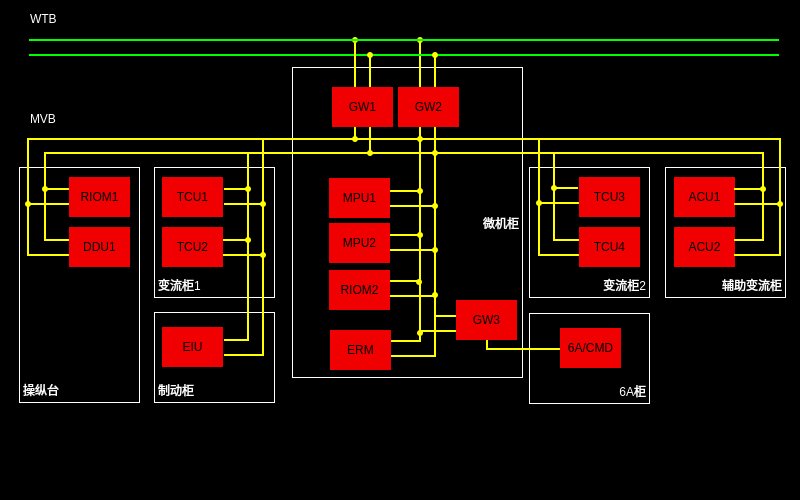
<?xml version="1.0" encoding="UTF-8"?>
<ui version="4.0">
 <class>DeviceDataNetwork</class>
 <widget class="QWidget" name="DeviceDataNetwork">
  <property name="geometry">
   <rect>
    <x>0</x>
    <y>0</y>
    <width>800</width>
    <height>500</height>
   </rect>
  </property>
  <property name="windowTitle">
   <string>Form</string>
  </property>
  <property name="styleSheet">
   <string notr="true">QWidget
{
	background-color: black;
}
QPushButton
{
	font:14px;
    color: rgb(0,0,0);
	background-color: rgb(0, 255, 0);
	border-top: 2px solid white;	
	border-left: 2px solid white;
}
QLabel
{
color:black;
background-color:rgb(240,0,0);
}
</string>
  </property>
  <widget class="QLabel" name="LBL_MVB_11">
   <property name="geometry">
    <rect>
     <x>421</x>
     <y>330</y>
     <width>35</width>
     <height>2</height>
    </rect>
   </property>
   <property name="styleSheet">
    <string notr="true">background-color:rgb(255,255,0);</string>
   </property>
   <property name="text">
    <string/>
   </property>
  </widget>
  <widget class="QLabel" name="LBL_MVB_16">
   <property name="geometry">
    <rect>
     <x>224</x>
     <y>354</y>
     <width>40</width>
     <height>2</height>
    </rect>
   </property>
   <property name="styleSheet">
    <string notr="true">background-color:rgb(255,255,0);</string>
   </property>
   <property name="text">
    <string/>
   </property>
  </widget>
  <widget class="QLabel" name="LBL_MVB_42">
   <property name="geometry">
    <rect>
     <x>352</x>
     <y>37</y>
     <width>6</width>
     <height>6</height>
    </rect>
   </property>
   <property name="styleSheet">
    <string notr="true">background-color: rgb(255, 255, 0);
border-radius:3px ;</string>
   </property>
   <property name="text">
    <string/>
   </property>
  </widget>
  <widget class="QLabel" name="LBL_MVB_3">
   <property name="geometry">
    <rect>
     <x>44</x>
     <y>152</y>
     <width>720</width>
     <height>2</height>
    </rect>
   </property>
   <property name="styleSheet">
    <string notr="true">background-color:rgb(255,255,0);</string>
   </property>
   <property name="text">
    <string/>
   </property>
  </widget>
  <widget class="QLabel" name="LBL_MVB_27">
   <property name="geometry">
    <rect>
     <x>553</x>
     <y>187</y>
     <width>25</width>
     <height>2</height>
    </rect>
   </property>
   <property name="styleSheet">
    <string notr="true">background-color:rgb(255,255,0);</string>
   </property>
   <property name="text">
    <string/>
   </property>
  </widget>
  <widget class="QLabel" name="LBL_MVB_10">
   <property name="geometry">
    <rect>
     <x>436</x>
     <y>315</y>
     <width>20</width>
     <height>2</height>
    </rect>
   </property>
   <property name="styleSheet">
    <string notr="true">background-color:rgb(255,255,0);</string>
   </property>
   <property name="text">
    <string/>
   </property>
  </widget>
  <widget class="QLabel" name="LBL_MVB_67">
   <property name="geometry">
    <rect>
     <x>417</x>
     <y>37</y>
     <width>6</width>
     <height>6</height>
    </rect>
   </property>
   <property name="styleSheet">
    <string notr="true">background-color: rgb(255, 255, 0);
border-radius:3px ;</string>
   </property>
   <property name="text">
    <string/>
   </property>
  </widget>
  <widget class="QLabel" name="LBL_MVB_65">
   <property name="geometry">
    <rect>
     <x>419</x>
     <y>42</y>
     <width>2</width>
     <height>300</height>
    </rect>
   </property>
   <property name="styleSheet">
    <string notr="true">background-color: rgb(255, 255, 0);</string>
   </property>
   <property name="text">
    <string/>
   </property>
  </widget>
  <widget class="QLabel" name="LBL_WTB_B">
   <property name="geometry">
    <rect>
     <x>29</x>
     <y>54</y>
     <width>750</width>
     <height>2</height>
    </rect>
   </property>
   <property name="styleSheet">
    <string notr="true">background-color:rgb(0,255,0);</string>
   </property>
   <property name="text">
    <string/>
   </property>
  </widget>
  <widget class="QLabel" name="LBL_TCU3">
   <property name="geometry">
    <rect>
     <x>579</x>
     <y>177</y>
     <width>61</width>
     <height>40</height>
    </rect>
   </property>
   <property name="text">
    <string>TCU3</string>
   </property>
   <property name="alignment">
    <set>Qt::AlignCenter</set>
   </property>
  </widget>
  <widget class="QLabel" name="LBL_MVB_56">
   <property name="geometry">
    <rect>
     <x>432</x>
     <y>292</y>
     <width>6</width>
     <height>6</height>
    </rect>
   </property>
   <property name="styleSheet">
    <string notr="true">background-color: rgb(255, 255, 0);
border-radius:3px ;</string>
   </property>
   <property name="text">
    <string/>
   </property>
  </widget>
  <widget class="QLabel" name="Border_acu">
   <property name="geometry">
    <rect>
     <x>665</x>
     <y>167</y>
     <width>121</width>
     <height>131</height>
    </rect>
   </property>
   <property name="styleSheet">
    <string notr="true">background-color: rgb(0, 0, 0);
border:1px solid white;
color:white;</string>
   </property>
   <property name="text">
    <string>辅助变流柜</string>
   </property>
   <property name="alignment">
    <set>Qt::AlignBottom|Qt::AlignRight|Qt::AlignTrailing</set>
   </property>
  </widget>
  <widget class="QLabel" name="Border_6A">
   <property name="geometry">
    <rect>
     <x>529</x>
     <y>313</y>
     <width>121</width>
     <height>91</height>
    </rect>
   </property>
   <property name="styleSheet">
    <string notr="true">background-color: rgb(0, 0, 0);
border:1px solid white;
color:white;</string>
   </property>
   <property name="text">
    <string>6A柜</string>
   </property>
   <property name="alignment">
    <set>Qt::AlignBottom|Qt::AlignRight|Qt::AlignTrailing</set>
   </property>
  </widget>
  <widget class="QLabel" name="LBL_BCU">
   <property name="geometry">
    <rect>
     <x>162</x>
     <y>327</y>
     <width>61</width>
     <height>40</height>
    </rect>
   </property>
   <property name="text">
    <string>EIU</string>
   </property>
   <property name="alignment">
    <set>Qt::AlignCenter</set>
   </property>
  </widget>
  <widget class="QLabel" name="LBL_MVB_57">
   <property name="geometry">
    <rect>
     <x>486</x>
     <y>340</y>
     <width>2</width>
     <height>10</height>
    </rect>
   </property>
   <property name="styleSheet">
    <string notr="true">background-color: rgb(255, 255, 0);</string>
   </property>
   <property name="text">
    <string/>
   </property>
  </widget>
  <widget class="QLabel" name="LBL_MVB_28">
   <property name="geometry">
    <rect>
     <x>539</x>
     <y>254</y>
     <width>40</width>
     <height>2</height>
    </rect>
   </property>
   <property name="styleSheet">
    <string notr="true">background-color:rgb(255,255,0);</string>
   </property>
   <property name="text">
    <string/>
   </property>
  </widget>
  <widget class="QLabel" name="LBL_MVB_36">
   <property name="geometry">
    <rect>
     <x>262</x>
     <y>138</y>
     <width>2</width>
     <height>217</height>
    </rect>
   </property>
   <property name="styleSheet">
    <string notr="true">background-color: rgb(255, 255, 0);</string>
   </property>
   <property name="text">
    <string/>
   </property>
  </widget>
  <widget class="QLabel" name="LBL_MVB_60">
   <property name="geometry">
    <rect>
     <x>536</x>
     <y>200</y>
     <width>6</width>
     <height>6</height>
    </rect>
   </property>
   <property name="styleSheet">
    <string notr="true">background-color: rgb(255, 255, 0);
border-radius:3px ;</string>
   </property>
   <property name="text">
    <string/>
   </property>
  </widget>
  <widget class="QLabel" name="Border_BCU">
   <property name="geometry">
    <rect>
     <x>154</x>
     <y>312</y>
     <width>121</width>
     <height>91</height>
    </rect>
   </property>
   <property name="styleSheet">
    <string notr="true">background-color: rgb(0, 0, 0);
border:1px solid white;
color:white;</string>
   </property>
   <property name="text">
    <string>制动柜</string>
   </property>
   <property name="alignment">
    <set>Qt::AlignBottom|Qt::AlignLeading|Qt::AlignLeft</set>
   </property>
  </widget>
  <widget class="QLabel" name="LBL_ACU1">
   <property name="geometry">
    <rect>
     <x>674</x>
     <y>177</y>
     <width>61</width>
     <height>40</height>
    </rect>
   </property>
   <property name="text">
    <string>ACU1</string>
   </property>
   <property name="alignment">
    <set>Qt::AlignCenter</set>
   </property>
  </widget>
  <widget class="QLabel" name="LBL_MVB_15">
   <property name="geometry">
    <rect>
     <x>223</x>
     <y>254</y>
     <width>40</width>
     <height>2</height>
    </rect>
   </property>
   <property name="styleSheet">
    <string notr="true">background-color:rgb(255,255,0);</string>
   </property>
   <property name="text">
    <string/>
   </property>
  </widget>
  <widget class="QLabel" name="LBL_MVB_20">
   <property name="geometry">
    <rect>
     <x>44</x>
     <y>188</y>
     <width>25</width>
     <height>2</height>
    </rect>
   </property>
   <property name="styleSheet">
    <string notr="true">background-color:rgb(255,255,0);</string>
   </property>
   <property name="text">
    <string/>
   </property>
  </widget>
  <widget class="QLabel" name="LBL_MVB_9">
   <property name="geometry">
    <rect>
     <x>390</x>
     <y>355</y>
     <width>45</width>
     <height>2</height>
    </rect>
   </property>
   <property name="styleSheet">
    <string notr="true">background-color:rgb(255,255,0);</string>
   </property>
   <property name="text">
    <string/>
   </property>
  </widget>
  <widget class="QLabel" name="Border_TCU34">
   <property name="geometry">
    <rect>
     <x>529</x>
     <y>167</y>
     <width>121</width>
     <height>131</height>
    </rect>
   </property>
   <property name="styleSheet">
    <string notr="true">background-color: rgb(0, 0, 0);
border:1px solid white;
color:white;</string>
   </property>
   <property name="text">
    <string>变流柜2</string>
   </property>
   <property name="alignment">
    <set>Qt::AlignBottom|Qt::AlignRight|Qt::AlignTrailing</set>
   </property>
  </widget>
  <widget class="QLabel" name="LBL_MVB_31">
   <property name="geometry">
    <rect>
     <x>354</x>
     <y>43</y>
     <width>2</width>
     <height>97</height>
    </rect>
   </property>
   <property name="styleSheet">
    <string notr="true">background-color: rgb(255, 255, 0);</string>
   </property>
   <property name="text">
    <string/>
   </property>
  </widget>
  <widget class="QLabel" name="LBL_GW1">
   <property name="geometry">
    <rect>
     <x>332</x>
     <y>87</y>
     <width>61</width>
     <height>40</height>
    </rect>
   </property>
   <property name="text">
    <string>GW1</string>
   </property>
   <property name="alignment">
    <set>Qt::AlignCenter</set>
   </property>
  </widget>
  <widget class="QLabel" name="LBL_MVB_40">
   <property name="geometry">
    <rect>
     <x>779</x>
     <y>138</y>
     <width>2</width>
     <height>118</height>
    </rect>
   </property>
   <property name="styleSheet">
    <string notr="true">background-color: rgb(255, 255, 0);</string>
   </property>
   <property name="text">
    <string/>
   </property>
  </widget>
  <widget class="QLabel" name="LBL_WTB_A">
   <property name="geometry">
    <rect>
     <x>29</x>
     <y>39</y>
     <width>750</width>
     <height>2</height>
    </rect>
   </property>
   <property name="styleSheet">
    <string notr="true">background-color:rgb(0,255,0);</string>
   </property>
   <property name="text">
    <string/>
   </property>
  </widget>
  <widget class="QLabel" name="LBL_MVB_14">
   <property name="geometry">
    <rect>
     <x>223</x>
     <y>239</y>
     <width>25</width>
     <height>2</height>
    </rect>
   </property>
   <property name="styleSheet">
    <string notr="true">background-color:rgb(255,255,0);</string>
   </property>
   <property name="text">
    <string/>
   </property>
  </widget>
  <widget class="QLabel" name="LBL_MVB_48">
   <property name="geometry">
    <rect>
     <x>260</x>
     <y>252</y>
     <width>6</width>
     <height>6</height>
    </rect>
   </property>
   <property name="styleSheet">
    <string notr="true">background-color: rgb(255, 255, 0);
border-radius:3px ;</string>
   </property>
   <property name="text">
    <string/>
   </property>
  </widget>
  <widget class="QLabel" name="LBL_MVB_35">
   <property name="geometry">
    <rect>
     <x>247</x>
     <y>153</y>
     <width>2</width>
     <height>187</height>
    </rect>
   </property>
   <property name="styleSheet">
    <string notr="true">background-color: rgb(255, 255, 0);</string>
   </property>
   <property name="text">
    <string/>
   </property>
  </widget>
  <widget class="QLabel" name="LBL_ACU2">
   <property name="geometry">
    <rect>
     <x>674</x>
     <y>227</y>
     <width>61</width>
     <height>40</height>
    </rect>
   </property>
   <property name="text">
    <string>ACU2</string>
   </property>
   <property name="alignment">
    <set>Qt::AlignCenter</set>
   </property>
  </widget>
  <widget class="QLabel" name="LBL_MVB_33">
   <property name="geometry">
    <rect>
     <x>432</x>
     <y>52</y>
     <width>6</width>
     <height>6</height>
    </rect>
   </property>
   <property name="styleSheet">
    <string notr="true">background-color: rgb(255, 255, 0);
border-radius:3px ;</string>
   </property>
   <property name="text">
    <string/>
   </property>
  </widget>
  <widget class="QLabel" name="LBL_MVB_51">
   <property name="geometry">
    <rect>
     <x>417</x>
     <y>188</y>
     <width>6</width>
     <height>6</height>
    </rect>
   </property>
   <property name="styleSheet">
    <string notr="true">background-color: rgb(255, 255, 0);
border-radius:3px ;</string>
   </property>
   <property name="text">
    <string/>
   </property>
  </widget>
  <widget class="QLabel" name="LBL_MVB_44">
   <property name="geometry">
    <rect>
     <x>42</x>
     <y>186</y>
     <width>6</width>
     <height>6</height>
    </rect>
   </property>
   <property name="styleSheet">
    <string notr="true">background-color: rgb(255, 255, 0);
border-radius:3px ;</string>
   </property>
   <property name="text">
    <string/>
   </property>
  </widget>
  <widget class="QLabel" name="LBL_MVB_6">
   <property name="geometry">
    <rect>
     <x>390</x>
     <y>234</y>
     <width>30</width>
     <height>2</height>
    </rect>
   </property>
   <property name="styleSheet">
    <string notr="true">background-color:rgb(255,255,0);</string>
   </property>
   <property name="text">
    <string/>
   </property>
  </widget>
  <widget class="QLabel" name="LBL_MVB_62">
   <property name="geometry">
    <rect>
     <x>777</x>
     <y>201</y>
     <width>6</width>
     <height>6</height>
    </rect>
   </property>
   <property name="styleSheet">
    <string notr="true">background-color: rgb(255, 255, 0);
border-radius:3px ;</string>
   </property>
   <property name="text">
    <string/>
   </property>
  </widget>
  <widget class="QLabel" name="LBL_MVB_46">
   <property name="geometry">
    <rect>
     <x>245</x>
     <y>186</y>
     <width>6</width>
     <height>6</height>
    </rect>
   </property>
   <property name="styleSheet">
    <string notr="true">background-color: rgb(255, 255, 0);
border-radius:3px ;</string>
   </property>
   <property name="text">
    <string/>
   </property>
  </widget>
  <widget class="QLabel" name="LBL_MVB_37">
   <property name="geometry">
    <rect>
     <x>44</x>
     <y>153</y>
     <width>2</width>
     <height>88</height>
    </rect>
   </property>
   <property name="styleSheet">
    <string notr="true">background-color: rgb(255, 255, 0);</string>
   </property>
   <property name="text">
    <string/>
   </property>
  </widget>
  <widget class="QLabel" name="LBL_MVB_25">
   <property name="geometry">
    <rect>
     <x>734</x>
     <y>203</y>
     <width>47</width>
     <height>2</height>
    </rect>
   </property>
   <property name="styleSheet">
    <string notr="true">background-color:rgb(255,255,0);</string>
   </property>
   <property name="text">
    <string/>
   </property>
  </widget>
  <widget class="QLabel" name="LBL_MVB_4">
   <property name="geometry">
    <rect>
     <x>390</x>
     <y>190</y>
     <width>30</width>
     <height>2</height>
    </rect>
   </property>
   <property name="styleSheet">
    <string notr="true">background-color:rgb(255,255,0);</string>
   </property>
   <property name="text">
    <string/>
   </property>
  </widget>
  <widget class="QLabel" name="LBL_TCU1">
   <property name="geometry">
    <rect>
     <x>162</x>
     <y>177</y>
     <width>61</width>
     <height>40</height>
    </rect>
   </property>
   <property name="text">
    <string>TCU1</string>
   </property>
   <property name="alignment">
    <set>Qt::AlignCenter</set>
   </property>
  </widget>
  <widget class="QLabel" name="LBL_MVB_49">
   <property name="geometry">
    <rect>
     <x>245</x>
     <y>237</y>
     <width>6</width>
     <height>6</height>
    </rect>
   </property>
   <property name="styleSheet">
    <string notr="true">background-color: rgb(255, 255, 0);
border-radius:3px ;</string>
   </property>
   <property name="text">
    <string/>
   </property>
  </widget>
  <widget class="QLabel" name="LBL_MVB_53">
   <property name="geometry">
    <rect>
     <x>367</x>
     <y>52</y>
     <width>6</width>
     <height>6</height>
    </rect>
   </property>
   <property name="styleSheet">
    <string notr="true">background-color: rgb(255, 255, 0);
border-radius:3px ;</string>
   </property>
   <property name="text">
    <string/>
   </property>
  </widget>
  <widget class="QLabel" name="LBL_RIOM2">
   <property name="geometry">
    <rect>
     <x>329</x>
     <y>270</y>
     <width>61</width>
     <height>40</height>
    </rect>
   </property>
   <property name="text">
    <string>RIOM2</string>
   </property>
   <property name="alignment">
    <set>Qt::AlignCenter</set>
   </property>
  </widget>
  <widget class="QLabel" name="LBL_MPU1">
   <property name="geometry">
    <rect>
     <x>329</x>
     <y>178</y>
     <width>61</width>
     <height>40</height>
    </rect>
   </property>
   <property name="text">
    <string>MPU1</string>
   </property>
   <property name="alignment">
    <set>Qt::AlignCenter</set>
   </property>
  </widget>
  <widget class="QLabel" name="LBL_MVB_58">
   <property name="geometry">
    <rect>
     <x>369</x>
     <y>56</y>
     <width>2</width>
     <height>95</height>
    </rect>
   </property>
   <property name="styleSheet">
    <string notr="true">background-color: rgb(255, 255, 0);</string>
   </property>
   <property name="text">
    <string/>
   </property>
  </widget>
  <widget class="QLabel" name="LBL_MVB_30">
   <property name="geometry">
    <rect>
     <x>486</x>
     <y>348</y>
     <width>75</width>
     <height>2</height>
    </rect>
   </property>
   <property name="styleSheet">
    <string notr="true">background-color:rgb(255,255,0);</string>
   </property>
   <property name="text">
    <string/>
   </property>
  </widget>
  <widget class="QLabel" name="LBL_GW3">
   <property name="geometry">
    <rect>
     <x>456</x>
     <y>300</y>
     <width>61</width>
     <height>40</height>
    </rect>
   </property>
   <property name="text">
    <string>GW3</string>
   </property>
   <property name="alignment">
    <set>Qt::AlignCenter</set>
   </property>
  </widget>
  <widget class="QLabel" name="Border_TCU12">
   <property name="geometry">
    <rect>
     <x>154</x>
     <y>167</y>
     <width>121</width>
     <height>131</height>
    </rect>
   </property>
   <property name="styleSheet">
    <string notr="true">background-color: rgb(0, 0, 0);
border:1px solid white;
color:white;</string>
   </property>
   <property name="text">
    <string>变流柜1</string>
   </property>
   <property name="alignment">
    <set>Qt::AlignBottom|Qt::AlignLeading|Qt::AlignLeft</set>
   </property>
  </widget>
  <widget class="QLabel" name="LBL_MVB_17">
   <property name="geometry">
    <rect>
     <x>224</x>
     <y>339</y>
     <width>25</width>
     <height>2</height>
    </rect>
   </property>
   <property name="styleSheet">
    <string notr="true">background-color:rgb(255,255,0);</string>
   </property>
   <property name="text">
    <string/>
   </property>
  </widget>
  <widget class="QLabel" name="LBL_MVB_66">
   <property name="geometry">
    <rect>
     <x>434</x>
     <y>57</y>
     <width>2</width>
     <height>300</height>
    </rect>
   </property>
   <property name="styleSheet">
    <string notr="true">background-color: rgb(255, 255, 0);</string>
   </property>
   <property name="text">
    <string/>
   </property>
  </widget>
  <widget class="QLabel" name="LBL_MVB_38">
   <property name="geometry">
    <rect>
     <x>27</x>
     <y>138</y>
     <width>2</width>
     <height>118</height>
    </rect>
   </property>
   <property name="styleSheet">
    <string notr="true">background-color: rgb(255, 255, 0);</string>
   </property>
   <property name="text">
    <string/>
   </property>
  </widget>
  <widget class="QLabel" name="LBL_MVB_41">
   <property name="geometry">
    <rect>
     <x>553</x>
     <y>153</y>
     <width>2</width>
     <height>88</height>
    </rect>
   </property>
   <property name="styleSheet">
    <string notr="true">background-color: rgb(255, 255, 0);</string>
   </property>
   <property name="text">
    <string/>
   </property>
  </widget>
  <widget class="QLabel" name="LBL_MVB_7">
   <property name="geometry">
    <rect>
     <x>390</x>
     <y>249</y>
     <width>45</width>
     <height>2</height>
    </rect>
   </property>
   <property name="styleSheet">
    <string notr="true">background-color:rgb(255,255,0);</string>
   </property>
   <property name="text">
    <string/>
   </property>
  </widget>
  <widget class="QLabel" name="LBL_MVB_45">
   <property name="geometry">
    <rect>
     <x>25</x>
     <y>201</y>
     <width>6</width>
     <height>6</height>
    </rect>
   </property>
   <property name="styleSheet">
    <string notr="true">background-color: rgb(255, 255, 0);
border-radius:3px ;</string>
   </property>
   <property name="text">
    <string/>
   </property>
  </widget>
  <widget class="QLabel" name="LBL_MVB_2">
   <property name="geometry">
    <rect>
     <x>29</x>
     <y>138</y>
     <width>750</width>
     <height>2</height>
    </rect>
   </property>
   <property name="styleSheet">
    <string notr="true">background-color:rgb(255,255,0);</string>
   </property>
   <property name="text">
    <string/>
   </property>
  </widget>
  <widget class="QLabel" name="Border_Cab">
   <property name="geometry">
    <rect>
     <x>19</x>
     <y>167</y>
     <width>121</width>
     <height>236</height>
    </rect>
   </property>
   <property name="styleSheet">
    <string notr="true">background-color: rgb(0, 0, 0);
border:1px solid white;
color:white;</string>
   </property>
   <property name="text">
    <string>操纵台</string>
   </property>
   <property name="alignment">
    <set>Qt::AlignBottom|Qt::AlignLeading|Qt::AlignLeft</set>
   </property>
  </widget>
  <widget class="QLabel" name="LBL_MVB_43">
   <property name="geometry">
    <rect>
     <x>538</x>
     <y>138</y>
     <width>2</width>
     <height>118</height>
    </rect>
   </property>
   <property name="styleSheet">
    <string notr="true">background-color: rgb(255, 255, 0);</string>
   </property>
   <property name="text">
    <string/>
   </property>
  </widget>
  <widget class="QLabel" name="LBL_MVB_18">
   <property name="geometry">
    <rect>
     <x>27</x>
     <y>254</y>
     <width>42</width>
     <height>2</height>
    </rect>
   </property>
   <property name="styleSheet">
    <string notr="true">background-color:rgb(255,255,0);</string>
   </property>
   <property name="text">
    <string/>
   </property>
  </widget>
  <widget class="QLabel" name="LBL_MVB_63">
   <property name="geometry">
    <rect>
     <x>352</x>
     <y>136</y>
     <width>6</width>
     <height>6</height>
    </rect>
   </property>
   <property name="styleSheet">
    <string notr="true">background-color: rgb(255, 255, 0);
border-radius:3px ;</string>
   </property>
   <property name="text">
    <string/>
   </property>
  </widget>
  <widget class="QLabel" name="LBL_MVB_50">
   <property name="geometry">
    <rect>
     <x>432</x>
     <y>203</y>
     <width>6</width>
     <height>6</height>
    </rect>
   </property>
   <property name="styleSheet">
    <string notr="true">background-color: rgb(255, 255, 0);
border-radius:3px ;</string>
   </property>
   <property name="text">
    <string/>
   </property>
  </widget>
  <widget class="QLabel" name="LBL_CMD">
   <property name="geometry">
    <rect>
     <x>560</x>
     <y>328</y>
     <width>61</width>
     <height>40</height>
    </rect>
   </property>
   <property name="text">
    <string>6A/CMD</string>
   </property>
   <property name="alignment">
    <set>Qt::AlignCenter</set>
   </property>
  </widget>
  <widget class="QLabel" name="LBL_DDU">
   <property name="geometry">
    <rect>
     <x>69</x>
     <y>227</y>
     <width>61</width>
     <height>40</height>
    </rect>
   </property>
   <property name="text">
    <string>DDU1</string>
   </property>
   <property name="alignment">
    <set>Qt::AlignCenter</set>
   </property>
  </widget>
  <widget class="QLabel" name="LBL_MVB_12">
   <property name="geometry">
    <rect>
     <x>224</x>
     <y>188</y>
     <width>25</width>
     <height>2</height>
    </rect>
   </property>
   <property name="styleSheet">
    <string notr="true">background-color:rgb(255,255,0);</string>
   </property>
   <property name="text">
    <string/>
   </property>
  </widget>
  <widget class="QLabel" name="LBL_MVB_47">
   <property name="geometry">
    <rect>
     <x>260</x>
     <y>201</y>
     <width>6</width>
     <height>6</height>
    </rect>
   </property>
   <property name="styleSheet">
    <string notr="true">background-color: rgb(255, 255, 0);
border-radius:3px ;</string>
   </property>
   <property name="text">
    <string/>
   </property>
  </widget>
  <widget class="QLabel" name="Border_Mic">
   <property name="geometry">
    <rect>
     <x>292</x>
     <y>67</y>
     <width>231</width>
     <height>311</height>
    </rect>
   </property>
   <property name="styleSheet">
    <string notr="true">background-color: rgb(0, 0, 0);
border:1px solid white;
color:white;</string>
   </property>
   <property name="text">
    <string>微机柜</string>
   </property>
   <property name="alignment">
    <set>Qt::AlignRight|Qt::AlignTrailing|Qt::AlignVCenter</set>
   </property>
  </widget>
  <widget class="QLabel" name="LBL_MVB_24">
   <property name="geometry">
    <rect>
     <x>734</x>
     <y>188</y>
     <width>30</width>
     <height>2</height>
    </rect>
   </property>
   <property name="styleSheet">
    <string notr="true">background-color:rgb(255,255,0);</string>
   </property>
   <property name="text">
    <string/>
   </property>
  </widget>
  <widget class="QLabel" name="LBL_MVB_19">
   <property name="geometry">
    <rect>
     <x>44</x>
     <y>239</y>
     <width>25</width>
     <height>2</height>
    </rect>
   </property>
   <property name="styleSheet">
    <string notr="true">background-color:rgb(255,255,0);</string>
   </property>
   <property name="text">
    <string/>
   </property>
  </widget>
  <widget class="QLabel" name="LBL_MVB_61">
   <property name="geometry">
    <rect>
     <x>760</x>
     <y>186</y>
     <width>6</width>
     <height>6</height>
    </rect>
   </property>
   <property name="styleSheet">
    <string notr="true">background-color: rgb(255, 255, 0);
border-radius:3px ;</string>
   </property>
   <property name="text">
    <string/>
   </property>
  </widget>
  <widget class="QLabel" name="LBL_MVB_21">
   <property name="geometry">
    <rect>
     <x>27</x>
     <y>203</y>
     <width>42</width>
     <height>2</height>
    </rect>
   </property>
   <property name="styleSheet">
    <string notr="true">background-color:rgb(255,255,0);</string>
   </property>
   <property name="text">
    <string/>
   </property>
  </widget>
  <widget class="QLabel" name="LBL_RIOM1">
   <property name="geometry">
    <rect>
     <x>69</x>
     <y>177</y>
     <width>61</width>
     <height>40</height>
    </rect>
   </property>
   <property name="text">
    <string>RIOM1</string>
   </property>
   <property name="alignment">
    <set>Qt::AlignCenter</set>
   </property>
  </widget>
  <widget class="QLabel" name="LBL_MVB_64">
   <property name="geometry">
    <rect>
     <x>367</x>
     <y>150</y>
     <width>6</width>
     <height>6</height>
    </rect>
   </property>
   <property name="styleSheet">
    <string notr="true">background-color: rgb(255, 255, 0);
border-radius:3px ;</string>
   </property>
   <property name="text">
    <string/>
   </property>
  </widget>
  <widget class="QLabel" name="LBL_MVB_13">
   <property name="geometry">
    <rect>
     <x>224</x>
     <y>203</y>
     <width>40</width>
     <height>2</height>
    </rect>
   </property>
   <property name="styleSheet">
    <string notr="true">background-color:rgb(255,255,0);</string>
   </property>
   <property name="text">
    <string/>
   </property>
  </widget>
  <widget class="QLabel" name="LBL_MVB_29">
   <property name="geometry">
    <rect>
     <x>554</x>
     <y>239</y>
     <width>25</width>
     <height>2</height>
    </rect>
   </property>
   <property name="styleSheet">
    <string notr="true">background-color:rgb(255,255,0);</string>
   </property>
   <property name="text">
    <string/>
   </property>
  </widget>
  <widget class="QLabel" name="LBL_MVB_32">
   <property name="geometry">
    <rect>
     <x>417</x>
     <y>136</y>
     <width>6</width>
     <height>6</height>
    </rect>
   </property>
   <property name="styleSheet">
    <string notr="true">background-color: rgb(255, 255, 0);
border-radius:3px ;</string>
   </property>
   <property name="text">
    <string/>
   </property>
  </widget>
  <widget class="QLabel" name="LBL_MVB_59">
   <property name="geometry">
    <rect>
     <x>551</x>
     <y>185</y>
     <width>6</width>
     <height>6</height>
    </rect>
   </property>
   <property name="styleSheet">
    <string notr="true">background-color: rgb(255, 255, 0);
border-radius:3px ;</string>
   </property>
   <property name="text">
    <string/>
   </property>
  </widget>
  <widget class="QLabel" name="LBL_MVB_22">
   <property name="geometry">
    <rect>
     <x>734</x>
     <y>254</y>
     <width>47</width>
     <height>2</height>
    </rect>
   </property>
   <property name="styleSheet">
    <string notr="true">background-color:rgb(255,255,0);</string>
   </property>
   <property name="text">
    <string/>
   </property>
  </widget>
  <widget class="QLabel" name="LBL_MVB_34">
   <property name="geometry">
    <rect>
     <x>432</x>
     <y>150</y>
     <width>6</width>
     <height>6</height>
    </rect>
   </property>
   <property name="styleSheet">
    <string notr="true">background-color: rgb(255, 255, 0);
border-radius:3px ;</string>
   </property>
   <property name="text">
    <string/>
   </property>
  </widget>
  <widget class="QLabel" name="LBL_TCU2">
   <property name="geometry">
    <rect>
     <x>162</x>
     <y>227</y>
     <width>61</width>
     <height>40</height>
    </rect>
   </property>
   <property name="text">
    <string>TCU2</string>
   </property>
   <property name="alignment">
    <set>Qt::AlignCenter</set>
   </property>
  </widget>
  <widget class="QLabel" name="LBL_MVB_26">
   <property name="geometry">
    <rect>
     <x>539</x>
     <y>202</y>
     <width>40</width>
     <height>2</height>
    </rect>
   </property>
   <property name="styleSheet">
    <string notr="true">background-color:rgb(255,255,0);</string>
   </property>
   <property name="text">
    <string/>
   </property>
  </widget>
  <widget class="QLabel" name="LBL_MVB_39">
   <property name="geometry">
    <rect>
     <x>762</x>
     <y>153</y>
     <width>2</width>
     <height>88</height>
    </rect>
   </property>
   <property name="styleSheet">
    <string notr="true">background-color: rgb(255, 255, 0);</string>
   </property>
   <property name="text">
    <string/>
   </property>
  </widget>
  <widget class="QLabel" name="LBL_MVB_55">
   <property name="geometry">
    <rect>
     <x>417</x>
     <y>330</y>
     <width>6</width>
     <height>6</height>
    </rect>
   </property>
   <property name="styleSheet">
    <string notr="true">background-color: rgb(255, 255, 0);
border-radius:3px ;</string>
   </property>
   <property name="text">
    <string/>
   </property>
  </widget>
  <widget class="QLabel" name="LBL_GW2">
   <property name="geometry">
    <rect>
     <x>398</x>
     <y>87</y>
     <width>61</width>
     <height>40</height>
    </rect>
   </property>
   <property name="text">
    <string>GW2</string>
   </property>
   <property name="alignment">
    <set>Qt::AlignCenter</set>
   </property>
  </widget>
  <widget class="QLabel" name="LBL_TCU4">
   <property name="geometry">
    <rect>
     <x>579</x>
     <y>227</y>
     <width>61</width>
     <height>40</height>
    </rect>
   </property>
   <property name="text">
    <string>TCU4</string>
   </property>
   <property name="alignment">
    <set>Qt::AlignCenter</set>
   </property>
  </widget>
  <widget class="QLabel" name="LBL_MVB_52">
   <property name="geometry">
    <rect>
     <x>432</x>
     <y>247</y>
     <width>6</width>
     <height>6</height>
    </rect>
   </property>
   <property name="styleSheet">
    <string notr="true">background-color: rgb(255, 255, 0);
border-radius:3px ;</string>
   </property>
   <property name="text">
    <string/>
   </property>
  </widget>
  <widget class="QLabel" name="LBL_MVB_5">
   <property name="geometry">
    <rect>
     <x>390</x>
     <y>205</y>
     <width>45</width>
     <height>2</height>
    </rect>
   </property>
   <property name="styleSheet">
    <string notr="true">background-color:rgb(255,255,0);</string>
   </property>
   <property name="text">
    <string/>
   </property>
  </widget>
  <widget class="QLabel" name="LBL_MVB_54">
   <property name="geometry">
    <rect>
     <x>417</x>
     <y>232</y>
     <width>6</width>
     <height>6</height>
    </rect>
   </property>
   <property name="styleSheet">
    <string notr="true">background-color: rgb(255, 255, 0);
border-radius:3px ;</string>
   </property>
   <property name="text">
    <string/>
   </property>
  </widget>
  <widget class="QLabel" name="LBL_MVB_23">
   <property name="geometry">
    <rect>
     <x>734</x>
     <y>239</y>
     <width>30</width>
     <height>2</height>
    </rect>
   </property>
   <property name="styleSheet">
    <string notr="true">background-color:rgb(255,255,0);</string>
   </property>
   <property name="text">
    <string/>
   </property>
  </widget>
  <widget class="QLabel" name="LBL_MPU2">
   <property name="geometry">
    <rect>
     <x>329</x>
     <y>223</y>
     <width>61</width>
     <height>40</height>
    </rect>
   </property>
   <property name="text">
    <string>MPU2</string>
   </property>
   <property name="alignment">
    <set>Qt::AlignCenter</set>
   </property>
  </widget>
  <widget class="QLabel" name="LBL_MVB_8">
   <property name="geometry">
    <rect>
     <x>390</x>
     <y>340</y>
     <width>30</width>
     <height>2</height>
    </rect>
   </property>
   <property name="styleSheet">
    <string notr="true">background-color:rgb(255,255,0);</string>
   </property>
   <property name="text">
    <string/>
   </property>
  </widget>
  <widget class="QLabel" name="LBL_ERM">
   <property name="geometry">
    <rect>
     <x>330</x>
     <y>330</y>
     <width>61</width>
     <height>40</height>
    </rect>
   </property>
   <property name="text">
    <string>ERM</string>
   </property>
   <property name="alignment">
    <set>Qt::AlignCenter</set>
   </property>
  </widget>
  <widget class="QLabel" name="LBL_MVB_68">
   <property name="geometry">
    <rect>
     <x>390</x>
     <y>295</y>
     <width>45</width>
     <height>2</height>
    </rect>
   </property>
   <property name="styleSheet">
    <string notr="true">background-color:rgb(255,255,0);</string>
   </property>
   <property name="text">
    <string/>
   </property>
  </widget>
  <widget class="QLabel" name="LBL_MVB_69">
   <property name="geometry">
    <rect>
     <x>390</x>
     <y>280</y>
     <width>30</width>
     <height>2</height>
    </rect>
   </property>
   <property name="styleSheet">
    <string notr="true">background-color:rgb(255,255,0);</string>
   </property>
   <property name="text">
    <string/>
   </property>
  </widget>
  <widget class="QLabel" name="LBL_MVB_70">
   <property name="geometry">
    <rect>
     <x>416</x>
     <y>279</y>
     <width>6</width>
     <height>6</height>
    </rect>
   </property>
   <property name="styleSheet">
    <string notr="true">background-color: rgb(255, 255, 0);
border-radius:3px ;</string>
   </property>
   <property name="text">
    <string/>
   </property>
  </widget>
  <widget class="QLabel" name="label">
   <property name="geometry">
    <rect>
     <x>30</x>
     <y>110</y>
     <width>41</width>
     <height>17</height>
    </rect>
   </property>
   <property name="styleSheet">
    <string notr="true">background-color:black;
border:0px;
color:white;</string>
   </property>
   <property name="text">
    <string>MVB</string>
   </property>
  </widget>
  <widget class="QLabel" name="label_2">
   <property name="geometry">
    <rect>
     <x>30</x>
     <y>10</y>
     <width>41</width>
     <height>17</height>
    </rect>
   </property>
   <property name="styleSheet">
    <string notr="true">background-color:black;
border:0px;
color:white;</string>
   </property>
   <property name="text">
    <string>WTB</string>
   </property>
  </widget>
  <zorder>Border_Mic</zorder>
  <zorder>Border_BCU</zorder>
  <zorder>Border_Cab</zorder>
  <zorder>Border_TCU12</zorder>
  <zorder>Border_6A</zorder>
  <zorder>Border_TCU34</zorder>
  <zorder>LBL_MVB_11</zorder>
  <zorder>LBL_MVB_16</zorder>
  <zorder>LBL_MVB_42</zorder>
  <zorder>LBL_MVB_3</zorder>
  <zorder>LBL_MVB_27</zorder>
  <zorder>LBL_MVB_10</zorder>
  <zorder>LBL_MVB_67</zorder>
  <zorder>LBL_MVB_65</zorder>
  <zorder>LBL_WTB_B</zorder>
  <zorder>LBL_TCU3</zorder>
  <zorder>LBL_MVB_56</zorder>
  <zorder>Border_acu</zorder>
  <zorder>LBL_BCU</zorder>
  <zorder>LBL_MVB_57</zorder>
  <zorder>LBL_MVB_28</zorder>
  <zorder>LBL_MVB_36</zorder>
  <zorder>LBL_MVB_60</zorder>
  <zorder>LBL_ACU1</zorder>
  <zorder>LBL_MVB_15</zorder>
  <zorder>LBL_MVB_20</zorder>
  <zorder>LBL_MVB_9</zorder>
  <zorder>LBL_MVB_31</zorder>
  <zorder>LBL_MVB_40</zorder>
  <zorder>LBL_WTB_A</zorder>
  <zorder>LBL_MVB_14</zorder>
  <zorder>LBL_MVB_48</zorder>
  <zorder>LBL_MVB_35</zorder>
  <zorder>LBL_ACU2</zorder>
  <zorder>LBL_MVB_33</zorder>
  <zorder>LBL_MVB_51</zorder>
  <zorder>LBL_MVB_44</zorder>
  <zorder>LBL_MVB_6</zorder>
  <zorder>LBL_MVB_62</zorder>
  <zorder>LBL_MVB_46</zorder>
  <zorder>LBL_MVB_37</zorder>
  <zorder>LBL_MVB_25</zorder>
  <zorder>LBL_MVB_4</zorder>
  <zorder>LBL_TCU1</zorder>
  <zorder>LBL_MVB_49</zorder>
  <zorder>LBL_MVB_53</zorder>
  <zorder>LBL_RIOM2</zorder>
  <zorder>LBL_MPU1</zorder>
  <zorder>LBL_MVB_58</zorder>
  <zorder>LBL_MVB_30</zorder>
  <zorder>LBL_GW3</zorder>
  <zorder>LBL_MVB_17</zorder>
  <zorder>LBL_MVB_66</zorder>
  <zorder>LBL_MVB_38</zorder>
  <zorder>LBL_MVB_41</zorder>
  <zorder>LBL_MVB_7</zorder>
  <zorder>LBL_MVB_45</zorder>
  <zorder>LBL_MVB_2</zorder>
  <zorder>LBL_MVB_43</zorder>
  <zorder>LBL_MVB_18</zorder>
  <zorder>LBL_MVB_63</zorder>
  <zorder>LBL_MVB_50</zorder>
  <zorder>LBL_CMD</zorder>
  <zorder>LBL_DDU</zorder>
  <zorder>LBL_MVB_12</zorder>
  <zorder>LBL_MVB_47</zorder>
  <zorder>LBL_MVB_24</zorder>
  <zorder>LBL_MVB_19</zorder>
  <zorder>LBL_MVB_61</zorder>
  <zorder>LBL_MVB_21</zorder>
  <zorder>LBL_RIOM1</zorder>
  <zorder>LBL_MVB_64</zorder>
  <zorder>LBL_MVB_13</zorder>
  <zorder>LBL_MVB_29</zorder>
  <zorder>LBL_MVB_32</zorder>
  <zorder>LBL_MVB_59</zorder>
  <zorder>LBL_MVB_22</zorder>
  <zorder>LBL_MVB_34</zorder>
  <zorder>LBL_TCU2</zorder>
  <zorder>LBL_MVB_26</zorder>
  <zorder>LBL_MVB_39</zorder>
  <zorder>LBL_MVB_55</zorder>
  <zorder>LBL_GW2</zorder>
  <zorder>LBL_TCU4</zorder>
  <zorder>LBL_MVB_52</zorder>
  <zorder>LBL_MVB_5</zorder>
  <zorder>LBL_MVB_54</zorder>
  <zorder>LBL_MVB_23</zorder>
  <zorder>LBL_MPU2</zorder>
  <zorder>LBL_MVB_8</zorder>
  <zorder>LBL_GW1</zorder>
  <zorder>LBL_ERM</zorder>
  <zorder>LBL_MVB_68</zorder>
  <zorder>LBL_MVB_69</zorder>
  <zorder>LBL_MVB_70</zorder>
  <zorder>label</zorder>
  <zorder>label_2</zorder>
 </widget>
 <resources/>
 <connections/>
</ui>
